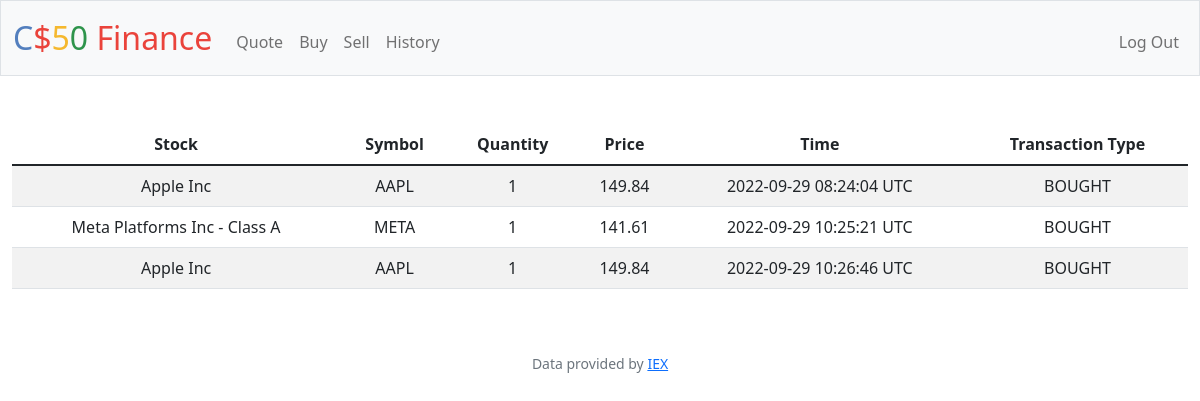
Page /history (signed in) on the earlier database version.
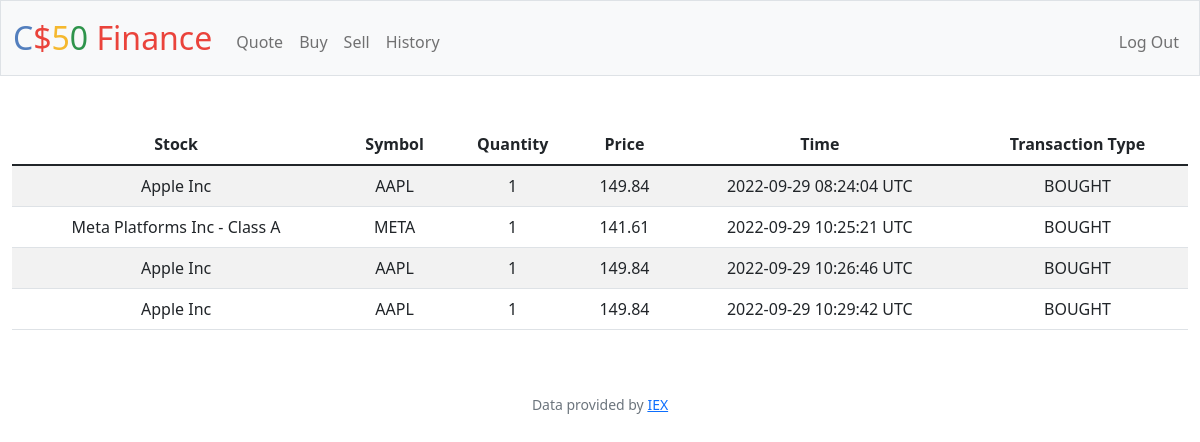
Same page on the later database version.
### tables this page shows
CREATE TABLE stocks_history (id INTEGER PRIMARY KEY AUTOINCREMENT NOT NULL, stock_name TEXT NOT NULL, stock_count INTEGER NOT NULL, time TEXT NOT NULL, user_id INT, stock_symbol TEXT NOT NULL, price INTEGER NOT NULL, transaction_type TEXT NOT NULL, FOREIGN KEY(user_id) REFERENCES users(id));

### app.py (the view)
@app.route("/history")
@login_required
def history():
    stock_history = db.execute("SELECT stock_name, stock_count, time, stock_symbol, price, transaction_type FROM stocks_history WHERE user_id = ?", session["user_id"])
    return render_template("history.html",stock_history = stock_history)

### app.py (called while the page is built)
@app.after_request
def after_request(response):
    response.headers["Cache-Control"] = "no-cache, no-store, must-revalidate"
    response.headers["Expires"] = 0
    response.headers["Pragma"] = "no-cache"
    return response

### helpers.py (called while the page is built)
def login_required(f):
    @wraps(f)
    def decorated_function(*args, **kwargs):
        if session.get("user_id") is None:
            return redirect("/login")
        return f(*args, **kwargs)
    return decorated_function

### templates/history.html (shortened to what this page needs)
{% extends "layout.html" %}
{% block main %}
        <div class="mb-3">
            <table class="table table-striped table-hover">
                <thead>
                    <tr>
                        <th>Stock</th>
                        <th>Symbol</th>
                        <th>Quantity</th>
                        <th>Price</th>
                        <th>Time</th>
                        <th>Transaction Type</th>
                    </tr>
                </thead>
                {% for stock in stock_history %}
                <tr>
                    <td>{{stock.stock_name}}</td>
                    <td>{{stock.stock_symbol}}</td>
                    <td>{{stock.stock_count}}</td>
                    <td>{{stock.price}}</td>
                    <td>{{stock.time}} UTC</td>
                    <td>{{stock.transaction_type}}</td>
                </tr>
                {% endfor %}
            </table>
        </div>
{% endblock %}

### templates/layout.html (shortened to what this page needs)
<!DOCTYPE html>
<html lang="en">
    <head>
        <link href="https://cdn.jsdelivr.net/npm/bootstrap@5.1.3/dist/css/bootstrap.min.css" rel="stylesheet">
        <link href="/static/styles.css" rel="stylesheet">
    </head>
    <body>
        <nav class="bg-light border navbar navbar-expand-md navbar-light">
            <div class="container-fluid">
                <a class="navbar-brand" href="/"><span class="blue">C</span><span class="red">$</span><span class="yellow">5</span><span class="green">0</span> <span class="red">Finance</span></a>
                <div class="collapse navbar-collapse" id="navbar">
                    {% if session["user_id"] %}
                        <ul class="navbar-nav me-auto mt-2">
                            <li class="nav-item"><a class="nav-link" href="/quote">Quote</a></li>
                            <li class="nav-item"><a class="nav-link" href="/buy">Buy</a></li>
                            <li class="nav-item"><a class="nav-link" href="/sell">Sell</a></li>
                            <li class="nav-item"><a class="nav-link" href="/history">History</a></li>
                        </ul>
                        <ul class="navbar-nav ms-auto mt-2">
                            <li class="nav-item"><a class="nav-link" href="/logout">Log Out</a></li>
                        </ul>
                    {% else %}
                        <ul class="navbar-nav ms-auto mt-2">
                            <li class="nav-item"><a class="nav-link" href="/register">Register</a></li>
                            <li class="nav-item"><a class="nav-link" href="/login">Log In</a></li>
                        </ul>
                    {% endif %}
                </div>
            </div>
        </nav>
        <main class="container-fluid py-5 text-center">
            {% block main %}{% endblock %}
        </main>
        <footer class="mb-5 small text-center text-muted">
            Data provided by <a href="https://iexcloud.io/">IEX</a>
        </footer>
    </body>
</html>

### static/styles.css (style rules this page uses)
nav .navbar-brand { font-size: xx-large; }
nav .navbar-brand .blue { color: #537fbe; }
nav .navbar-brand .red { color: #ea433b; }
nav .navbar-brand .yellow { color: #f5b82e; }
nav .navbar-brand .green { color: #2e944b; }

Differences in the rows shown:
added stocks_history: stock_name "Apple Inc", stock_symbol "AAPL", stock_count "1", price "149.84", time "2022-09-29 10:29:42", transaction_type "BOUGHT"
